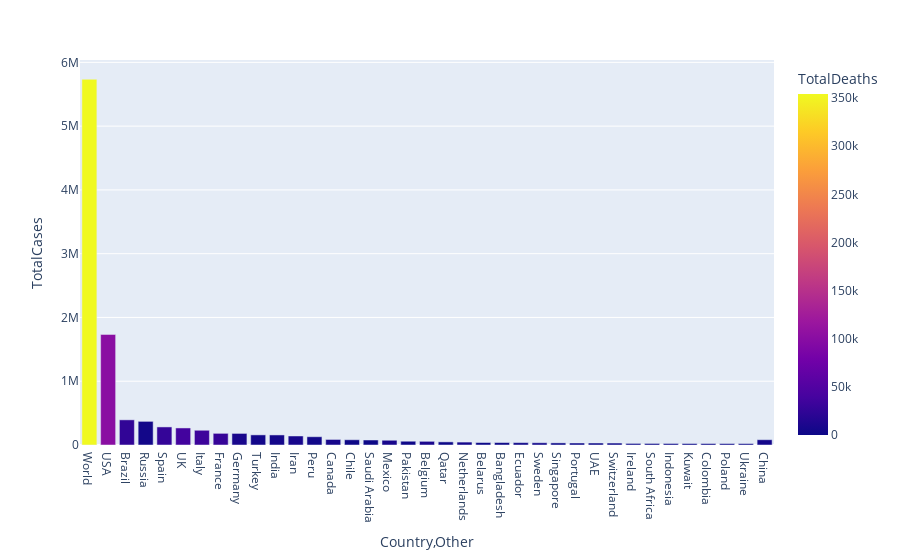

Write notebook code for a chart like this one.
### Markdown cell above
A plot to display total cases and deaths in each country with more than 20,000 Corona Virus cases. 
It is a single plot showing total cases and deaths in each bar factors using a color chart

### Code cell
data = [df['TotalCases'],df['TotalDeaths']]
fig2 = px.bar(df_cases_20000,x="Country,Other",y="TotalCases",color="TotalDeaths",barmode="group")
fig2.show()

### Figure 1 — Plotly figure (JSON) as saved in the notebook; plotly's stock layout.template omitted (floating-point values rounded to 4 significant figures)
{"data": [{"alignmentgroup": "True", "hoverlabel": {"namelength": 0}, "hovertemplate": "Country,Other=%{x}<br>TotalCases=%{y}<br>TotalDeaths=%{marker.color}", "legendgroup": "", "marker": {"color": [354223, 101140, 24600, 3968, 27117, 37460, 33072, 28530, 8498, 4397, 4528, 7564, 3788, 6671, 841, 425, 8134, 1225, 9364, 30, 5871, 214, 544, 3203, 4220, 23, 1356, 253, 1917, 1615, 524, 1473, 175, 776, 1028, 658, 4634], "coloraxis": "coloraxis"}, "name": "", "offsetgroup": "", "orientation": "v", "showlegend": false, "textposition": "auto", "type": "bar", "x": ["World", "USA", "Brazil", "Russia", "Spain", "UK", "Italy", "France", "Germany", "Turkey", "India", "Iran", "Peru", "Canada", "Chile", "Saudi Arabia", "Mexico", "Pakistan", "Belgium", "Qatar", "Netherlands", "Belarus", "Bangladesh", "Ecuador", "Sweden", "Singapore", "Portugal", "UAE", "Switzerland", "Ireland", "South Africa", "Indonesia", "Kuwait", "Colombia", "Poland", "Ukraine", "China"], "xaxis": "x", "y": [5735174, 1733904, 394507, 370680, 283339, 267240, 231139, 182722, 181530, 158762, 157777, 141591, 129751, 86939, 82289, 78541, 74560, 59151, 57592, 48947, 45768, 38956, 38292, 37355, 35088, 32876, 31292, 31086, 30776, 24735, 24264, 23851, 23267, 23003, 22473, 21905, 82993], "yaxis": "y"}], "layout": {"barmode": "group", "coloraxis": {"colorbar": {"title": {"text": "TotalDeaths"}}, "colorscale": [[0, "#0d0887"], [0.1111, "#46039f"], [0.2222, "#7201a8"], [0.3333, "#9c179e"], [0.4444, "#bd3786"], [0.5556, "#d8576b"], [0.6667, "#ed7953"], [0.7778, "#fb9f3a"], [0.8889, "#fdca26"], [1, "#f0f921"]]}, "legend": {"tracegroupgap": 0}, "margin": {"t": 60}, "xaxis": {"anchor": "y", "domain": [0, 1], "title": {"text": "Country,Other"}}, "yaxis": {"anchor": "x", "domain": [0, 1], "title": {"text": "TotalCases"}}}}
